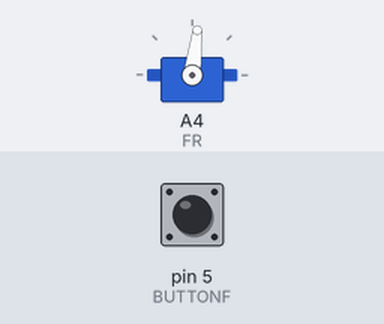
Bench run of a program on a simulated Arduino Nano, built with avr-gcc and run on an emulated ATmega328P. Shown: servo. The test bench sets the inputs (shaded band); at power-on: pin 5 (BUTTONF) LOW.

Above: at 1.2 s.
1.3 s: pin 5 (BUTTONF) pulled HIGH for 0.15 s
At 1.37 s:
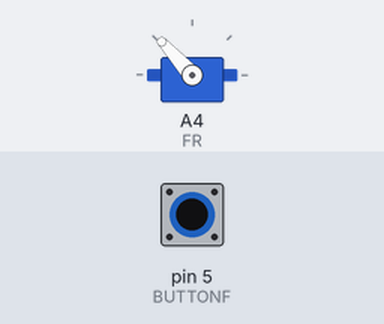
2.9 s: pin 5 (BUTTONF) pulled HIGH for 3.2 s
At 7.1 s:
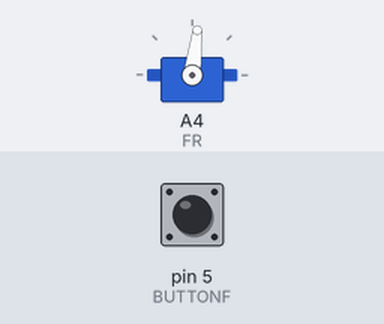
Timing chart, 0 to 8.6 s (numbered marks = the images above; inputs shaded):
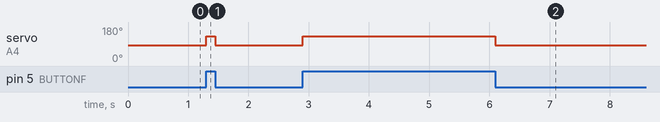

Measured:
- after the input at 1.3 s, servo on A4 (FR): 83° → 132° at once, → 83° 0.15 s later
- after the input at 2.9 s, servo on A4 (FR): 83° → 132° at once, → 83° 3.2 s later

The program:

main.cpp
```cpp
#include <Arduino.h>
#include <Servo.h>

#define CW   1900
#define STOP 1400
#define CCW  900

#define FR A4
#define FL A5
#define BR A6
#define BL A7

#define BUTTONF      5
#define BUTTONB      4
#define BUTTONL      3
#define BUTTONR      2
#define BUTTONRCW    1
#define BUTTONRCCW   0

Servo servoFR;
Servo servoFL;
Servo servoBR;
Servo servoBL;

bool written;
bool testbool;

void writeAll(int num) {
  servoFR.writeMicroseconds(num);
  servoFL.writeMicroseconds(num);
  servoBR.writeMicroseconds(num);
  servoBL.writeMicroseconds(num);
}

void goForward(void) {
  servoFR.writeMicroseconds(CW);
  servoFL.writeMicroseconds(CCW);
  servoBR.writeMicroseconds(CW);
  servoBL.writeMicroseconds(CCW);
}

void goBackward(void) {
  servoFR.writeMicroseconds(CCW);
  servoFL.writeMicroseconds(CW);
  servoBR.writeMicroseconds(CCW);
  servoBL.writeMicroseconds(CW);
}

void goLeft(void) {
  servoFR.writeMicroseconds(CW);
  servoFL.writeMicroseconds(CW);
  servoBR.writeMicroseconds(CCW);
  servoBL.writeMicroseconds(CCW);
}

void goRight(void) {
  servoFR.writeMicroseconds(CCW);
  servoFL.writeMicroseconds(CCW);
  servoBR.writeMicroseconds(CW);
  servoBL.writeMicroseconds(CW);
}

void rotateCW(void) {
  servoFR.writeMicroseconds(CCW);
  servoFL.writeMicroseconds(CCW);
  servoBR.writeMicroseconds(CCW);
  servoBL.writeMicroseconds(CCW);
}

void rotateCCW(void) {
  servoFR.writeMicroseconds(CW);
  servoFL.writeMicroseconds(CW);
  servoBR.writeMicroseconds(CW);
  servoBL.writeMicroseconds(CW);
}

void ONEgoForward(void) {
  servoFR.writeMicroseconds(CW);
}

void ONEstop(void) {
  servoFR.writeMicroseconds(STOP);
}

void setup() {
  pinMode(BUTTONF, INPUT);
  pinMode(BUTTONB, INPUT);
  pinMode(BUTTONL, INPUT);
  pinMode(BUTTONR, INPUT);
  pinMode(BUTTONRCW, INPUT);
  pinMode(BUTTONRCCW, INPUT);

  servoFR.attach(FR);
  //servoFL.attach(FL);
  //servoBR.attach(BR);
  //servoBL.attach(BL);

  //Serial.begin(9600);

  //written = false;

  //writeAll(STOP);
  ONEstop();

}
bool buttonWritten;

void loop() {
  buttonWritten = digitalRead(BUTTONF);
  //Serial.println(buttonWritten);

  if(buttonWritten == 1) {
    //if(written == false) {
      //goForward();
      ONEgoForward();

      //written = true;
      //written = true;
    //}
  }
  /*
  else if(digitalRead(BUTTONB) == HIGH) {
    if(written == false) {
      goBackward();

      written = true;
    }
  }
  else if(digitalRead(BUTTONL) == HIGH) {
    if(written == false) {
      goLeft();

      written = true;
    }
  }
  else if(digitalRead(BUTTONR) == HIGH) {
    if(written == false) {
      goRight();

      written = true;
    }
  }
  else if(digitalRead(BUTTONRCW) == HIGH) {
    if(written == false) {
      rotateCW();

      written = true;
    }
  }
  else if(digitalRead(BUTTONRCCW) == HIGH) {
    if(written == false) {
      rotateCCW();

      written = true;
    }
  }*/
  else {
    //writeAll(STOP);
    //if(written == true) {
      ONEstop();

      //written = false;
    //}
  }
}
```
